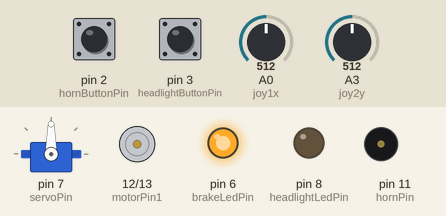
Recording of a sketch running on a simulated Arduino Uno, built with avr-gcc and run on an emulated ATmega328P. Shown: servo, motor-driver pin pairs drawn as motors (green arrow = first pin HIGH = forward, orange = second pin HIGH = backward, longer = more drive, scaled by the enable pin), output pins drawn as LEDs (lit = HIGH), buzzer (waves = sounding). The inputs (shaded band) are chosen by the test bench; at power-on: pin 3 (headlightButtonPin) HIGH, A0 (joy1x) = 512, A3 (joy2y) = 512, pin 2 (hornButtonPin) HIGH.

Above: at 1.2 s.
1.3 s: pin 3 (headlightButtonPin) pulled LOW for 0.15 s
At 1.4 s:
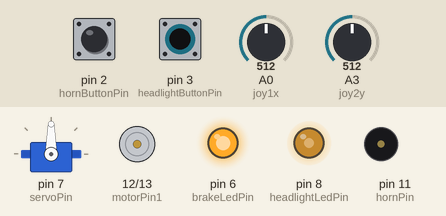
3.0 s: A0 (joy1x) set to 490
At 4.2 s:
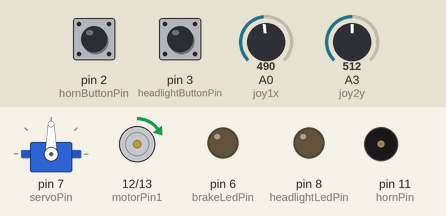
4.5 s: A3 (joy2y) set to 900
At 5.3 s:
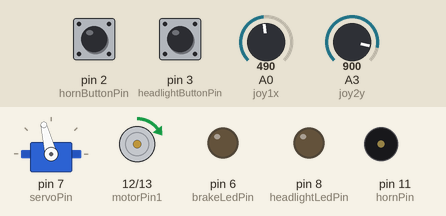
6.0 s: pin 2 (hornButtonPin) pulled LOW for 0.15 s
At 6.07 s:
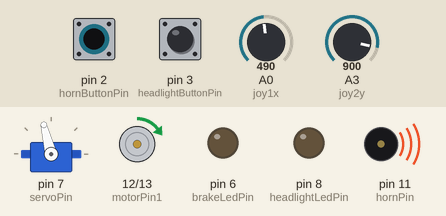
7.6 s: A0 (joy1x) set to 510
At 8.8 s:
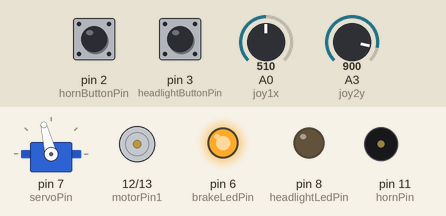
9.1 s: A3 (joy2y) set to 716
At 10.0 s:
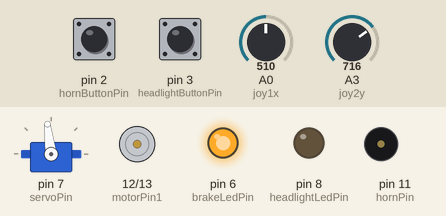
Timing chart, 0 to 11.6 s (numbered marks = the images above; inputs shaded):
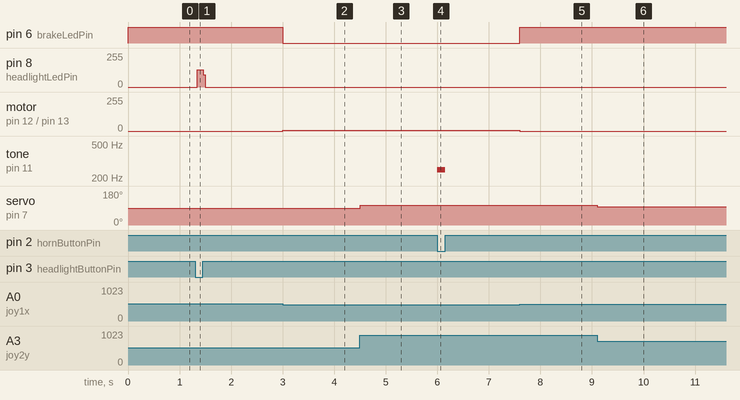

Measured:
- after the input at 1.3 s, pin 8 (headlightLedPin): 0/255 → 128/255 at once, → 0/255 0.12 s later
- after the input at 3.0 s, pin 6 (brakeLedPin): HIGH → LOW at once; motor on pin 12 (motorPin1) / pin 13 (motorPin2): stopped → forward 5/255 at once
- after the input at 4.5 s, servo on pin 7 (servoPin): 90° → 104° at once
- after the input at 6.0 s, tone on pin 11 (hornPin): silent → 250 Hz at once, → silent 0.15 s later
- after the input at 7.6 s, pin 6 (brakeLedPin): LOW → HIGH at once; motor on pin 12 (motorPin1) / pin 13 (motorPin2): forward 5/255 → stopped at once
- after the input at 9.1 s, servo on pin 7 (servoPin): 104° → 97° at once

The sketch:

rc_car_ino.ino
```cpp
/*
  RC Car Arduino code
  Handles operations of RC toy vehicle

  created 15 Aug 2020
  by Rob Vandelinder
  rob@eastcoastdev.ca
*/

#include <Servo.h>

// input pins
const int brakeButtonPin = 4;
const int headlightButtonPin = 3;
const int hornButtonPin = 2;
const int joy1x = A0;
const int joy2y = A3;

// output pins
const int servoPin = 7;
const int motorPWM = 5;
const int motorPin1 = 12;
const int motorPin2 = 13;
const int brakeLedPin = 6;
const int headlightLedPin = 8;
const int hornPin = 11;

// globals
int initialPosition = 90;
int headlightState = 0;
int joy1x_pos, joy2y_pos;
int angle, throttleVal, newServoPosition;

Servo steeringServo;

void setup()
{
  //  Serial.begin(9600);
  steeringServo.attach(servoPin);

  // set steeringServo position to center
  steeringServo.write(initialPosition);

  // initialize pins
  pinMode(joy1x, INPUT);
  pinMode(joy2y, INPUT);
  pinMode(brakeButtonPin, INPUT_PULLUP);
  pinMode(hornButtonPin, INPUT_PULLUP);
  pinMode(headlightButtonPin, INPUT_PULLUP);

  pinMode(motorPWM, OUTPUT);
  pinMode(motorPin1, OUTPUT);
  pinMode(motorPin2, OUTPUT);
  pinMode(brakeLedPin, OUTPUT);
  pinMode(hornPin, OUTPUT);
  pinMode(headlightLedPin, OUTPUT);
}

void loop()
{
  joy1x_pos = analogRead(joy1x); // controls drive motor
  joy2y_pos = analogRead(joy2y); // controls steering servo

  //  printJoystickPos(joy1x_pos, joy2y_pos);

  checkHornButton();
  checkHeadlightButton();

  // check drive joystick and move forward or backwards
  if (joy1x_pos > 530)
  {
    driveForward(joy1x_pos);
  }
  else if (joy1x_pos < 500)
  {
    driveBackwards(joy1x_pos);
  }
  else
  {
    stopCar();
  }

  // check steering joystick and turn wheels left or right
  if (joy2y_pos > 550)
  {
    steerLeft(joy2y_pos);
  }
  else if (joy2y_pos < 450)
  {
    steerRight(joy2y_pos);
  }
  else
  {
    // return to center
    steeringServo.write(90);
  }
}

void printJoystickPos(int joy1x, int joy2y)
{
  // print joystick coords for diagnostics
  Serial.print("joy1x_pos: ");
  Serial.print(joy1x);
  Serial.print("\njoy2y_pos: ");
  Serial.print(joy2y);
  Serial.print("\n\n");
}

void steerLeft(int joy_pos)
{
  // map joyPos to within 20 degree range
  newServoPosition = map(joy_pos, 550, 1023, 90, 110);
  // write new position to servo
  steeringServo.write(newServoPosition);
}

void steerRight(int joy_pos)
{
  newServoPosition = map(joy_pos, 450, 0, 90, 70);
  steeringServo.write(newServoPosition);
}

void driveForward(int throttlePosition)
{
  // turn off brake LEDs and control motor speed with throttle position
  digitalWrite(brakeLedPin, LOW);
  throttleVal = map(throttlePosition, 530, 1023, 0, 255);
  analogWrite(motorPWM, throttleVal);
  digitalWrite(motorPin1, LOW);
  digitalWrite(motorPin2, HIGH);
}

void driveBackwards(int throttlePosition)
{
  // turn off brake LEDs and control motor speed with throttle position
  digitalWrite(brakeLedPin, LOW);
  throttleVal = map(throttlePosition, 500, 0, 0, 255);
  analogWrite(motorPWM, throttleVal);
  digitalWrite(motorPin1, HIGH);
  digitalWrite(motorPin2, LOW);
}

void stopCar()
{
  // turn on brake LEDs and stop the motor
  digitalWrite(motorPin1, LOW);
  digitalWrite(motorPin2, LOW);
  digitalWrite(brakeLedPin, HIGH);
}

void checkHornButton()
{
  int buttonState = digitalRead(hornButtonPin);
  if (buttonState == LOW)
  {
    tone(hornPin, 250); // change this frequency to alter horn sound, add third parameter for duration
  }
  else
  {
    noTone(hornPin);
  }
}

void checkHeadlightButton()
{
  int buttonState = digitalRead(headlightButtonPin);
  // use debouncing to avoid flickering
  unsigned long lastDebounceTime = 0;
  unsigned long debounceDelay = 250;

  if ((millis() - lastDebounceTime) > debounceDelay)
  {
    if (buttonState == LOW && headlightState == LOW)
    {
      // if button is pressed and headlights are off, turn 'em on!
      digitalWrite(headlightLedPin, HIGH);
      headlightState = HIGH;
      lastDebounceTime = millis();
    }
    else if (buttonState == LOW && headlightState == HIGH)
    {
      // if button is pressed and headlights are on, turn 'em off
      digitalWrite(headlightLedPin, LOW);
      headlightState = LOW;
      lastDebounceTime = millis();
    }
    //    else if (buttonState == HIGH && headlightState == HIGH)
    //    {
    //      // if button is NOT pressed and headlights are on, leave 'em on
    //      digitalWrite(headlightLedPin, HIGH);
    //      lastDebounceTime = millis();
    //    }
  }
}

void checkHeadlightState()
{
  if (headlightState == HIGH)
  {
    digitalWrite(headlightLedPin, HIGH);
  }
  else
  {
    digitalWrite(headlightLedPin, LOW);
  }
}
```
